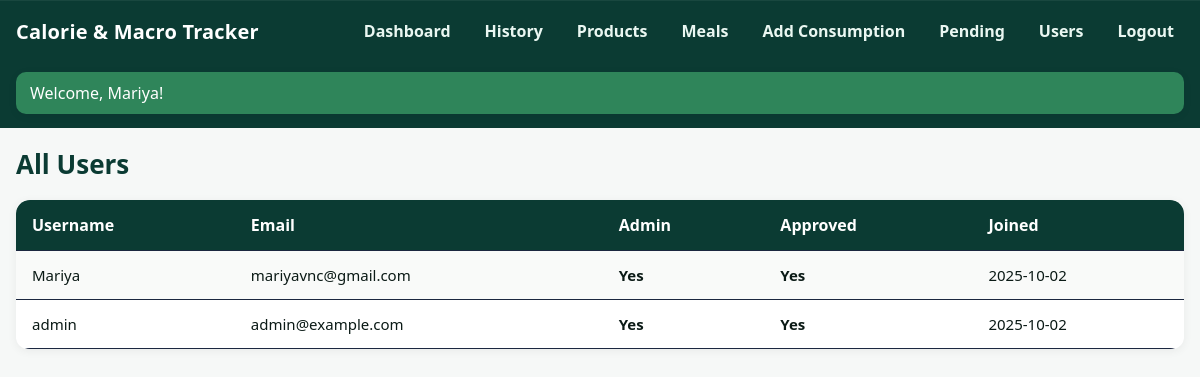
/admin/users (signed in), run on the app's committed database.
### app.py (models this page shows, shortened)
class User(db.Model, UserMixin):
    id = db.Column(db.Integer, primary_key=True)
    username = db.Column(db.String(80), unique=True, nullable=False)
    email = db.Column(db.String(120), unique=True, nullable=False)
    password_hash = db.Column(db.String(255), nullable=False)
    is_admin = db.Column(db.Boolean, default=False)
    is_approved = db.Column(db.Boolean, default=False)
    created_at = db.Column(db.DateTime, default=datetime.utcnow)
    products = db.relationship("Product", backref="user", lazy=True)
    meals = db.relationship("Meal", backref="user", lazy=True)
    consumptions = db.relationship("Consumption", backref="user", lazy=True)

### app.py (the view)
@app.route("/admin/users")
@admin_required
def admin_users():
    users = User.query.order_by(User.created_at.desc()).all()
    return render_template("admin_users.html", users=users)

### app.py (called while the page is built)
@login_manager.user_loader
def load_user(user_id):
    return User.query.get(int(user_id))

def admin_required(f):
    @wraps(f)
    def wrapper(*args, **kwargs):
        if not current_user.is_authenticated or not current_user.is_admin:
            flash("Admin access required.", "warning")
            return redirect(url_for("login"))
        return f(*args, **kwargs)
    return wrapper

### templates/admin_users.html (shortened to what this page needs)
{% extends "base.html" %}
{% block content %}
<div class="page-head">
  <h1>All Users</h1>
</div>
<div class="table-wrap">
  <table class="table">
    <thead>
      <tr>
        <th>Username</th>
        <th>Email</th>
        <th>Admin</th>
        <th>Approved</th>
        <th>Joined</th>
      </tr>
    </thead>
    <tbody>
      {% for u in users %}
      <tr>
        <td>{{ u.username }}</td>
        <td>{{ u.email }}</td>
        <td class="{{ 'status-yes' if u.is_admin else 'status-no' }}">{{ 'Yes' if u.is_admin else 'No' }}</td>
        <td class="{{ 'status-yes' if u.is_approved else 'status-no' }}">{{ 'Yes' if u.is_approved else 'No' }}</td>
        <td>{{ u.created_at.strftime('%Y-%m-%d') }}</td>
      </tr>
      {% endfor %}
    </tbody>
  </table>
</div>
{% endblock %}

### templates/base.html (shortened to what this page needs)
<!doctype html>
<html lang="en">
<head>
  <link rel="stylesheet" href="{{ url_for('static', filename='styles.css') }}">
</head>
<body>
  <header class="topbar">
    <div class="topbar-inner">
      <div class="brand">Calorie & Macro Tracker</div>
      <nav class="nav-links">
        {% if current_user.is_authenticated %}
          <a href="{{ url_for('dashboard') }}">Dashboard</a>
          <a href="{{ url_for('history') }}">History</a>
          <a href="{{ url_for('products') }}">Products</a>
          <a href="{{ url_for('meals') }}">Meals</a>
          <a href="{{ url_for('consumption_new') }}">Add Consumption</a>
          {% if current_user.is_admin %}
            <a href="{{ url_for('admin_pending') }}">Pending</a>
            <a href="{{ url_for('admin_users') }}">Users</a>
          {% endif %}
          <a href="{{ url_for('logout') }}">Logout</a>
        {% else %}
          <a href="{{ url_for('login') }}">Login</a>
          <a href="{{ url_for('signup') }}">Sign Up</a>
        {% endif %}
      </nav>
    </div>
    {% if current_user.is_authenticated %}
      <div class="welcome-bar">
        <div class="welcome-pill">
          Welcome, {{ current_user.name|default(current_user.username|default(current_user.email|default('User', true), true), true) }}!
        </div>
      </div>
    {% endif %}
  </header>
  <main class="container">
    {% block content %}{% endblock %}
  </main>
</body>
</html>

### static/styles.css (style rules this page uses)
:root { --bg:#0b1220; --card:#121a2b; --text:#e7ecf4; --muted:#9fb0d1; --accent:#6aa9ff; --danger:#ff7575; }
* { box-sizing: border-box; }
body { margin:0; font-family: system-ui, -apple-system, Segoe UI, Roboto, Helvetica, Arial, sans-serif; background:var(--bg); color:var(--text); }
a { color: var(--accent); text-decoration: none; }
.brand { font-weight:700; letter-spacing:0.4px; }
.container { max-width: 980px; margin: 24px auto; padding: 0 16px; }
.table { width:100%; border-collapse: collapse; background:var(--card); border-radius: 14px; overflow:hidden; }
.table th, .table td { padding:10px 12px; border-bottom:1px solid #1b2740; }
.table thead { background:#0f1729; }

### templates/base.html (style rules this page uses)
:root { --green-900:#0b3b33; --green-800:#0f5132; --bg:#f6f8f7; --card:#ffffff; --muted:#6b7280; --shadow:0 2px 10px rgba(0,0,0,.06); --radius:12px; }
html,body { height:100%; background:var(--bg); }
body { margin:0; font-family: system-ui, -apple-system, Segoe UI, Roboto, Helvetica, Arial, "Apple Color Emoji","Segoe UI Emoji"; color:#0b1a16; }
.topbar { background:var(--green-900); color:#fff; position:sticky; top:0; z-index:20; box-shadow:0 1px 0 rgba(255,255,255,.06) inset; }
.topbar-inner { max-width:1200px; margin:0 auto; padding:14px 16px; display:flex; align-items:center; justify-content:space-between; gap:12px; }
.brand { font-weight:800; letter-spacing:.2px; font-size:20px; }
.nav-links { display:flex; flex-wrap:wrap; gap:14px; }
.nav-links a { color:#eaf7f2; text-decoration:none; font-weight:600; padding:6px 10px; border-radius:8px; }
.welcome-bar { max-width:1200px; margin:10px auto 0; padding:0 16px 14px; }
.welcome-pill { background:#2f855a; color:#fff; padding:10px 14px; border-radius:10px; box-shadow:var(--shadow); }
.container { max-width:1200px; margin:18px auto 32px; padding:0 16px; }

### templates/admin_users.html (style rules this page uses)
.page-head { display:flex; align-items:center; justify-content:space-between; margin-bottom:18px; }
.page-head h1 { font-size:26px; font-weight:700; color:#0b3b33; margin:0; }
.table-wrap { background:#fff; border-radius:12px; box-shadow:0 2px 10px rgba(0,0,0,.06); overflow:hidden; }
table.table { width:100%; border-collapse:collapse; }
table.table thead { background:#0b3b33; color:#fff; text-align:left; }
table.table th, table.table td { padding:14px 16px; vertical-align:middle; }
table.table tbody tr:nth-child(odd) { background:#f9faf9; }
table.table td { color:#0b1a16; font-size:15px; }
.status-yes { color:#0f5132; font-weight:700; }

### data on the page
User: name "Mariya", username "Mariya", email "mariyavnc@gmail.com", is_admin "Yes", is_approved "Yes", created_at "2025-10-02"
User: username "admin", email "admin@example.com", is_admin "Yes", is_approved "Yes", created_at "2025-10-02"
